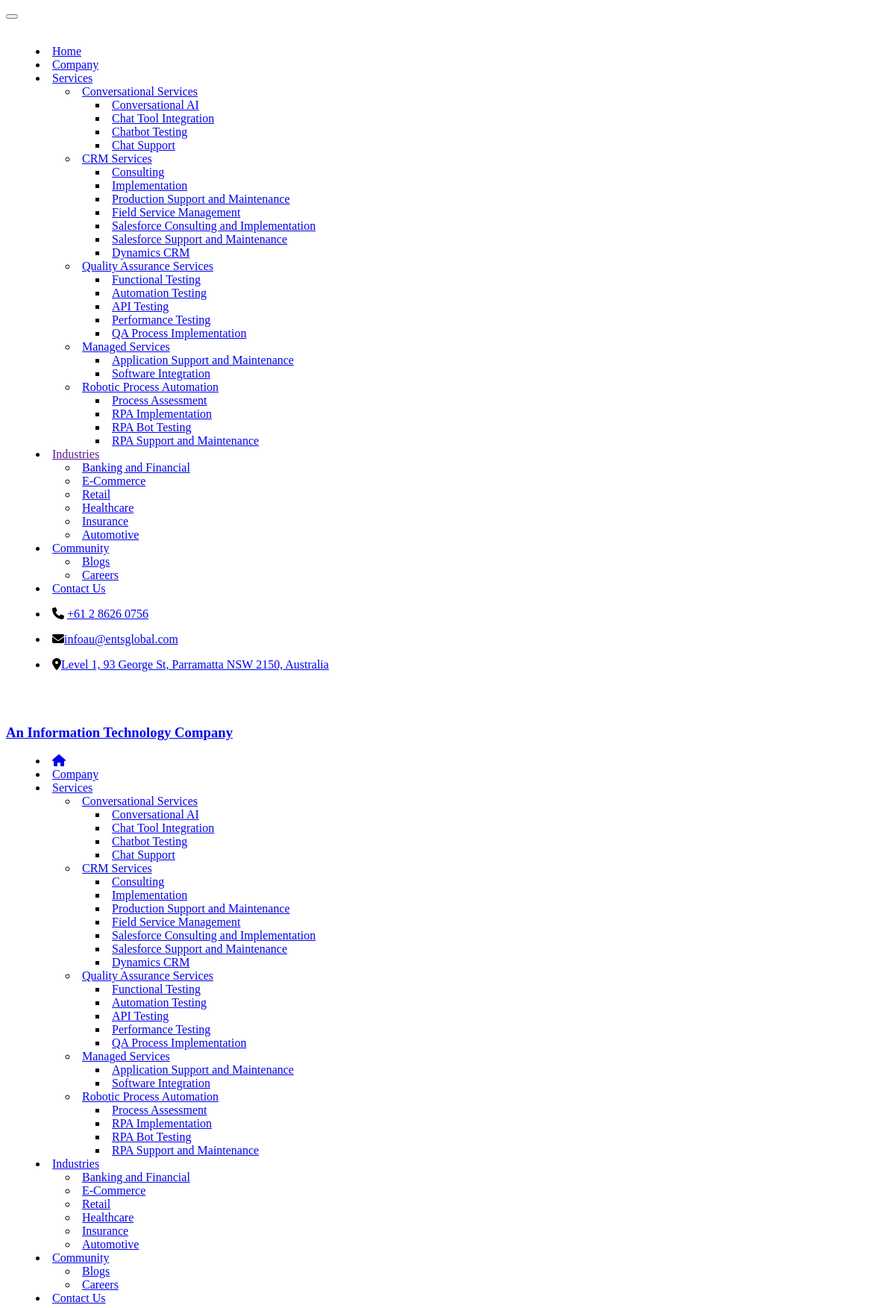
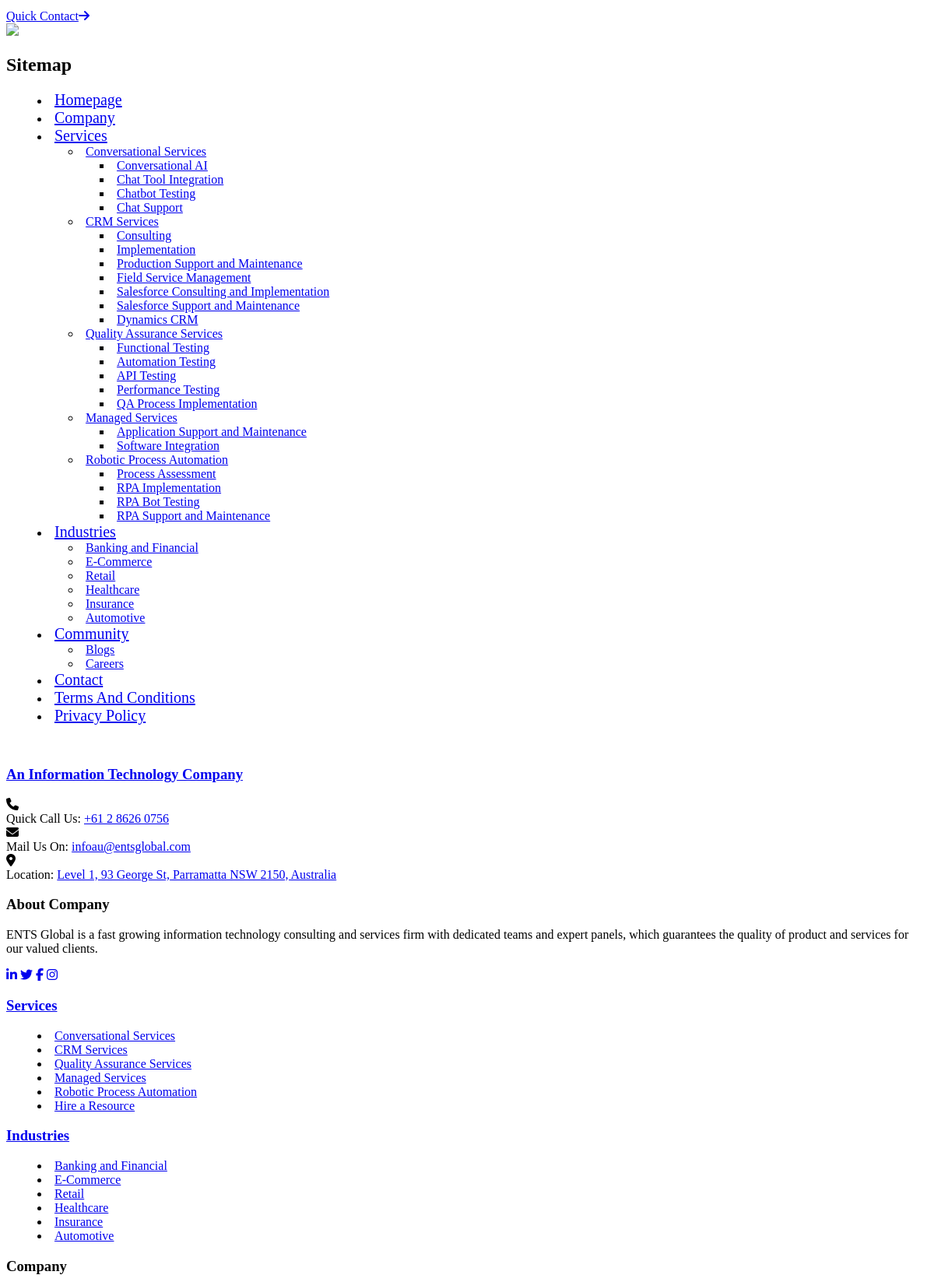
Page /index.php/sitemap (upper part) on the committed database (2 pictures, top to bottom).
### tables this page shows
CREATE TABLE `entsglobal_category` (
  `category_id` int(11) NOT NULL,
  `category_name` varchar(255) NOT NULL,
  `category_content` text NOT NULL,
  `short` text NOT NULL,
  `category_slug` varchar(255) NOT NULL,
  `image` varchar(200) NOT NULL,
  `file` varchar(200) NOT NULL,
  `meta_title` varchar(200) NOT NULL,
  `meta_desc` text NOT NULL,
  `meta_key` varchar(200) NOT NULL,
  `cat_order` int(11) NOT NULL,
  `cat_status` int(11) NOT NULL
);

CREATE TABLE `entsglobal_package` (
  `package_id` int(11) NOT NULL,
  `package_name` varchar(255) NOT NULL,
  `package_days` varchar(255) NOT NULL,
  `package_amount` varchar(255) NOT NULL,
  `package_desc` text NOT NULL,
  `package_parent_id` int(255) NOT NULL,
  `package_meta_title` text NOT NULL,
  `package_meta_desc` text NOT NULL,
  `package_meta_key` text NOT NULL,
  `package_image` varchar(255) NOT NULL,
  `package_slug` varchar(255) NOT NULL,
  `package_inclusion` text NOT NULL,
  `package_exclusion` text NOT NULL,
  `featured` int(11) NOT NULL,
  `file` varchar(200) NOT NULL,
  `heading` text NOT NULL,
  `package_order` int(11) NOT NULL,
  `package_status` int(11) NOT NULL
);

CREATE TABLE `entsglobal_industries` (
  `industries_id` int(11) NOT NULL,
  `title` varchar(255) NOT NULL,
  `content` text NOT NULL,
  `short` text NOT NULL,
  `image` varchar(255) NOT NULL,
  `meta_title` varchar(200) NOT NULL,
  `meta_desc` text NOT NULL,
  `meta_key` varchar(200) NOT NULL,
  `file` varchar(200) NOT NULL,
  `slug` varchar(255) NOT NULL,
  `industries_order` int(11) NOT NULL,
  `industries_status` int(11) NOT NULL
);

CREATE TABLE `entsglobal_contact` (
  `contact_id` int(11) NOT NULL,
  `location` varchar(255) NOT NULL,
  `address` text NOT NULL,
  `phone` varchar(255) NOT NULL,
  `email` varchar(255) NOT NULL,
  `default` tinyint(4) NOT NULL DEFAULT 0
);

CREATE TABLE `entsglobal_innbanners` (
  `ban_id` int(11) NOT NULL,
  `image` varchar(500) NOT NULL,
  `title` varchar(200) NOT NULL
);

### application/views/user/sitemap.php (the view, shortened to what the rows shown need)
<!doctype html>
<html class="no-js" lang="zxx">
<head>
<?php $this->load->view('user/includes/header'); ?>
<section class="banimg">
    <div class="col-lg-12 inner_banner_text">
        <h1 class="inner_banner_text1"><?php echo $banner['title']; ?></h1>
    </div>
</section>
<div class="about-us-area overflow-hidden pt-5 py-5" >
    <div class="container">
    <div class="col-lg-3 mx-auto">
<ul class="text-left">
		<li  class="my-2"><a class="sitemap-heading main" href="<?php echo base_url(); ?>services">Services</a>
        <ul>
        <?php foreach($all_services as $hservice) { ?>
				<li><a href="<?php echo base_url(); ?>services/<?php echo $hservice->category_slug; ?>"><?php echo $hservice->category_name; ?></a>
                <ul>
                <?php foreach($hservice->subservice as $hsubservice){ ?>
<li><a href="<?php echo base_url(); ?>services/<?php echo $hservice->category_slug;?>/<?php echo $hsubservice->package_slug; ?>"><?php echo $hsubservice->package_name; ?></a></li>
                <?php } ?>
                </li>
                </ul>
      <?php } ?>
		<li  class="my-2"><a class="sitemap-heading main" href="<?php echo base_url(); ?>industries">Industries</a>
            <ul>
            <?php foreach($all_industries as $hindustry) {?>
                    <li><a href="<?php echo base_url(); ?>industries/<?php echo $hindustry->slug; ?>"><?php echo $hindustry->title; ?></a></li>
                    <?php } ?>
            </ul>
            </li>
            </div>
			</div>
		</div>
<?php $this->load->view('user/includes/footer'); ?>
</body>
</html>

### application/views/user/includes/header.php (shortened to what the rows shown need)
<link rel="stylesheet" href="<?php echo base_url(); ?>assets/css/app.min.css">
<link rel="stylesheet" href="<?php echo base_url(); ?>assets/css/fontawesome.min.css">
<link rel="stylesheet" href="<?php echo base_url(); ?>assets/css/style.css?v2">
<link rel="stylesheet" href="<?php echo base_url(); ?>assets/css/alertify.min.css">
<link rel="stylesheet" href="<?php echo base_url(); ?>assets/css/alertify.default.min.css">
<link rel="stylesheet" href="<?php echo base_url(); ?>assets/css/aos.css?v2">
</head>
<body class="remove_animation">
 <div class="as-menu-wrapper">
  <div class="as-menu-area text-center">
   <div class="as-mobile-menu">
    <ul>
     <li class="menu-item-has-children"><a href="<?php echo base_url(); ?>services">Services</a>
      <ul class="sub-menu">
       <?php foreach($all_services as $hservice) { ?>
       <li class="menu-item-has-children"><a href="#"><?php echo $hservice->category_name; ?></a>
        <ul class="sub-menu">
         <?php foreach($hservice->subservice as $hsubservice){ ?>
         <li><a href="#"><?php echo $hsubservice->package_name; ?></a></li>
         <?php } ?>
        </ul>
       </li>
       <?php } ?>
      </ul>
     </li>
     <li class="menu-item-has-children"><a href="">Industries</a>
      <ul class="sub-menu">
      <?php foreach($all_industries as $hindustry) {?>
       <li><a href="#"><?php echo $hindustry->title; ?></a></li>
       <?php } ?>
      </ul>
     </li>
    </ul>
   </div>
  </div>
 </div>
 <header class="as-header header-layout1">
  <div class="header-top">
   <div class="container">
    <div class="row justify-content-center justify-content-lg-between align-items-center gy-2">
     <div class="col-auto d-lg-block">
      <div class="header-links">
       <ul>
        <li><i class="fas fa-phone"></i>
        <a  href="tel:<?php echo str_replace(" ","",$contact['phone']); ?>"><?php echo $contact['phone']; ?></a></li>
       </ul>
      </div>
     </div>
     <div class="col-auto">
      <div class="header-links">
       <ul>
        <li><i class="fas fa-envelope"></i><a
          href="mailto:<?php echo $contact['email']; ?>"><?php echo $contact['email']; ?></a></li>
       </ul>
      </div>
     </div>
     <div class="col-auto">
      <div class="header-links">
       <ul>
        <li><i class="fas fa-location-dot"></i><a href="javascript:void();"><?php echo $contact['address']; ?></a></li>
       </ul>
      </div>
     </div>
    </div>
   </div>
  </div>
  <div class="sticky-wrapper">
   <div class="menu-area">
    <div class="container">
     <div class="row align-items-center justify-content-between">
      <div class="col-auto">
       <nav class="main-menu d-none d-lg-inline-block">
        <ul>
         <li class="menu-item-has-children mega-menu-wrap"><a href="<?php echo base_url(); ?>services">Services</a>
          <ul class="mega-menu">
           <div class="row">
           <?php foreach($all_services as $hservice) { ?>
            <div class="col-lg-4">
            <li><a href="<?php echo base_url(); ?>services/<?php echo $hservice->category_slug; ?>"><?php echo $hservice->category_name; ?></a>
            <ul>
              <?php foreach($hservice->subservice as $hsubservice){ ?>
               <li><a href="<?php echo base_url(); ?>services/<?php echo $hservice->category_slug;?>/<?php echo $hsubservice->package_slug; ?>"><?php echo $hsubservice->package_name; ?></a></li>
               <?php } ?>
              </ul>
             </li>
            </div>
            <?php } ?>
           </div>
          </ul>
         </li>
         <li class="menu-item-has-children"><a href="<?php echo base_url(); ?>industries">Industries</a>
          <ul class="sub-menu">
           <?php foreach($all_industries as $hindustry) { ?>
           <li><a href="<?php echo base_url(); ?>industries/<?php echo $hindustry->slug; ?>"><?php echo $hindustry->title; ?></a></li>
           <?php } ?>
          </ul>
         </li>
        </ul>
       </nav>
      </div>
    </div>
   </div>
  </div>
 </header>

### application/views/user/includes/footer.php (shortened to what the rows shown need)
<footer class="footer-wrapper footer-layout1" data-aos="fade-up">
  <div class="footer-top">
    <div class="container">
      <div class="row align-items-center">
        <div class="col-xl-9" data-aos="fade-left">
          <div class="footer-contact-wrap">
            <div class="footer-contact">
              <div class="media-body"><span class="footer-contact_text">Quick Call Us:</span> <a href="tel:<?php echo str_replace(" ","",$contact['phone']); ?>" class="footer-contact_link"><?php echo $contact['phone']; ?></a></div>
            </div>
            <div class="footer-contact">
              <div class="media-body"><span class="footer-contact_text">Mail Us On:</span> <a href="mailto:<?php echo $contact['email']; ?>" class="footer-contact_link"><?php echo $contact['email']; ?></a></div>
            </div>
            <div class="footer-contact">
              <div class="media-body"><span class="footer-contact_text">Location:</span> <a href="#" class="footer-contact_link"><?php echo $contact['address']; ?></a></div>
            </div>
          </div>
        </div>
      </div>
    </div>
  </div>
  <div class="widget-area" data-aos="fade-up">
    <div class="container">
      <div class="row justify-content-between">
        <div class="col-md-6 col-lg-3" data-aos="fade-up">
          <div class="widget widget_nav_menu footer-widget">
            <div class="menu-all-pages-container">
              <ul class="menu">
              <?php foreach($all_services as $fservice) { ?>
                <li class="simple-text"><a href="<?php echo base_url(); ?>services/<?php echo $fservice->category_slug; ?>"><?php echo $fservice->category_name; ?></a></li>
              <?php } ?>
              </ul>
            </div>
          </div>
        </div>
        <div class="col-md-6 col-lg-3" data-aos="fade-up">
          <div class="widget widget_nav_menu footer-widget">
            <div class="menu-all-pages-container">
              <ul class="menu">
              <?php foreach($all_industries as $findustry) { ?>
                  <li class="simple-text"><a href="<?php echo base_url(); ?>industries/<?php echo $findustry->slug; ?>"><?php echo $findustry->title; ?></a></li>
              <?php } ?>
              </ul>
            </div>
          </div>
        </div>
      </div>
    </div>
  </div>
</footer>

### rows in the picture
entsglobal_category: category_name "Conversational Services"
entsglobal_package: package_name "Conversational AI"
entsglobal_package: package_name "Chat Tool Integration"
entsglobal_package: package_name "Chatbot Testing"
entsglobal_package: package_name "Chat Support"
entsglobal_category: category_name "CRM Services"
entsglobal_package: package_name "Consulting"
entsglobal_package: package_name "Implementation"
entsglobal_package: package_name "Production Support and Maintenance"
entsglobal_package: package_name "Field Service Management"
entsglobal_package: package_name "Salesforce Consulting and Implementation"
entsglobal_package: package_name "Salesforce Support and Maintenance"
entsglobal_package: package_name "Dynamics CRM"
entsglobal_category: category_name "Quality Assurance Services"
entsglobal_package: package_name "Functional Testing"
entsglobal_package: package_name "Automation Testing"
entsglobal_package: package_name "API Testing"
entsglobal_package: package_name "Performance Testing"
entsglobal_package: package_name "QA Process Implementation"
entsglobal_category: category_name "Managed Services"
entsglobal_package: package_name "Application Support and Maintenance"
entsglobal_package: package_name "Software Integration"
entsglobal_category: category_name "Robotic Process Automation"
entsglobal_package: package_name "Process Assessment"
entsglobal_package: package_name "RPA Implementation"
entsglobal_package: package_name "RPA Bot Testing"
entsglobal_package: package_name "RPA Support and Maintenance"
entsglobal_industries: title "Banking and Financial"
entsglobal_industries: title "E-Commerce"
entsglobal_industries: title "Retail"
entsglobal_industries: title "Healthcare"
entsglobal_industries: title "Insurance"
entsglobal_industries: title "Automotive"
entsglobal_contact: phone "+61 2 8626 0756", email "infoau@entsglobal.com", address "Level 1, 93 George St, Parramatta NSW 2150, Australia"
entsglobal_innbanners: title "Sitemap"
